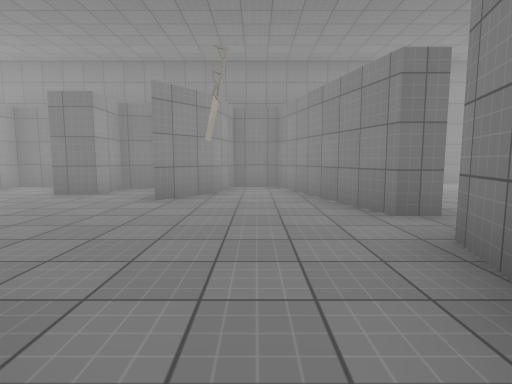
View 1 (above)

12 first-person views from a walk through a Unity game level. The camera is 1.2 m above the floor, tilts 6° down and sees 80° across. The floor is counted in squares, 2 m on a side. Each view is taken from the middle of a square. On the plan, view 1 faces up. The plan holds only what a view shows up to about 9 squares ahead; the rest is blank. The place goes on beyond the plan. The player character is not drawn. Surface patterns are stand-ins for the level's own textures.

View 2
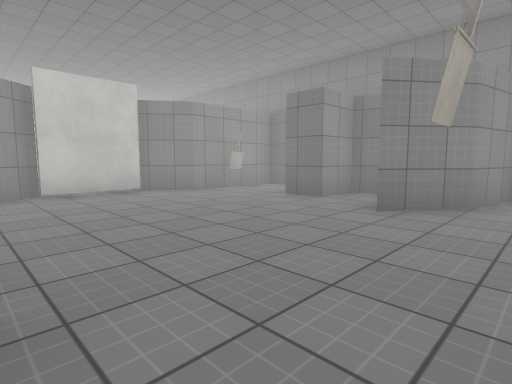

View 3
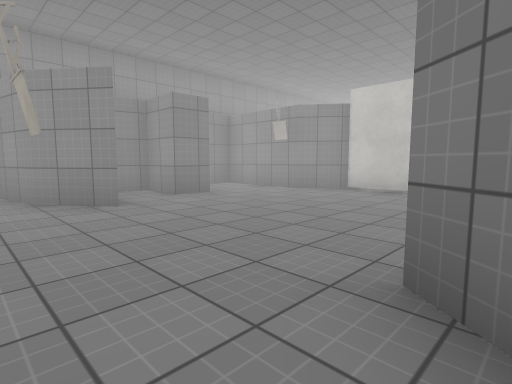

View 4
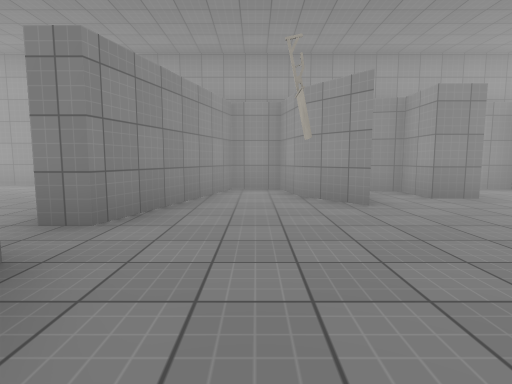

View 5
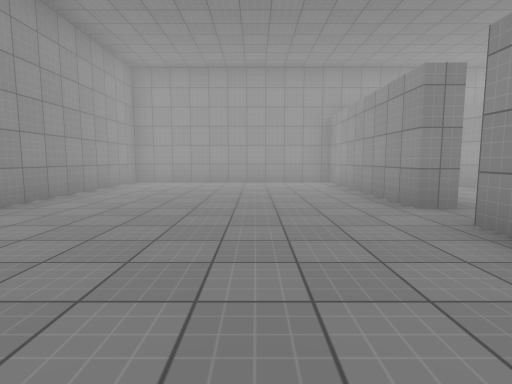

View 6
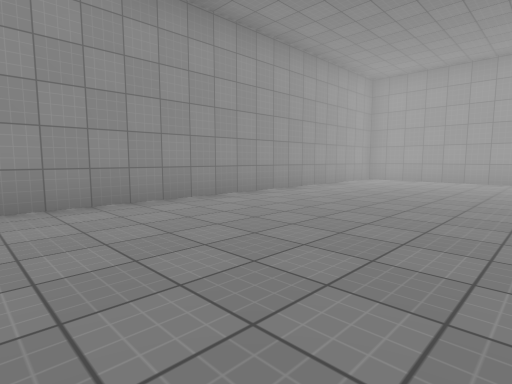

View 7
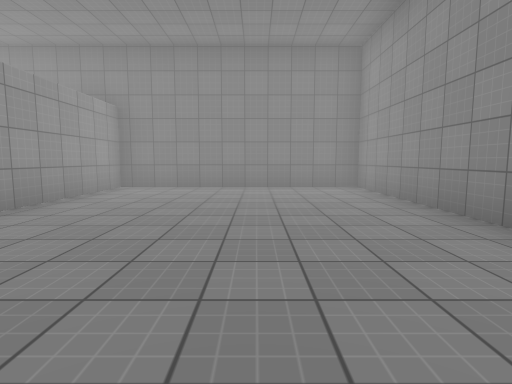

View 8
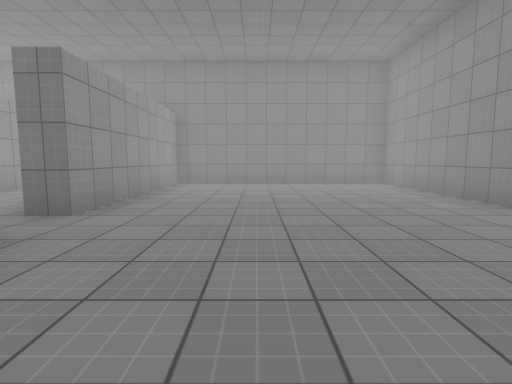

View 9
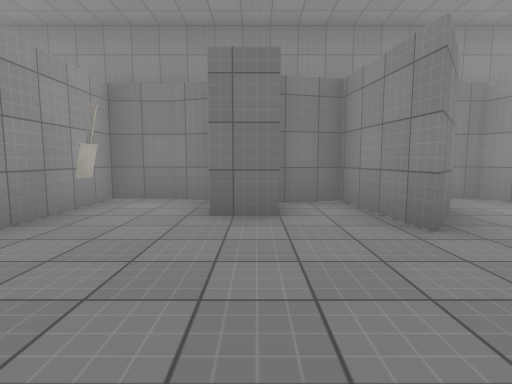

View 10
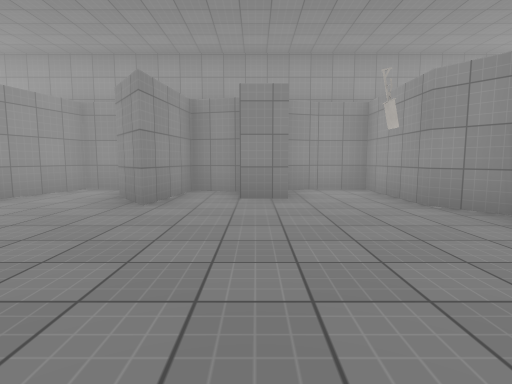

View 11
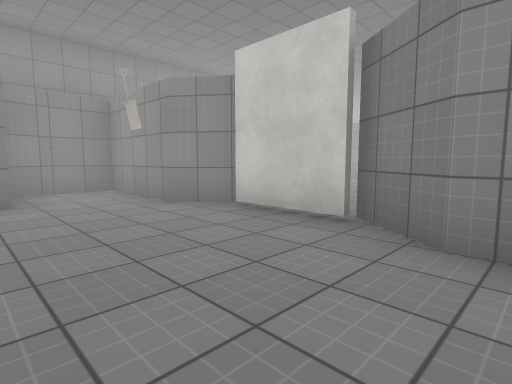

View 12
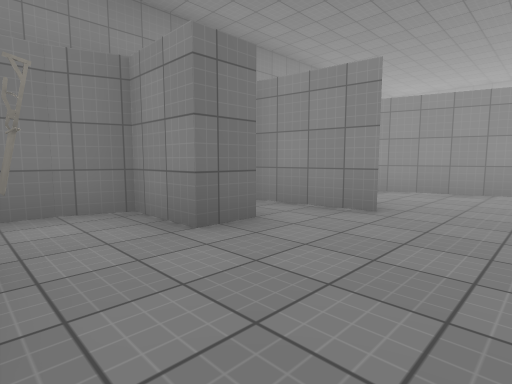

### Floor plan
Points are (right, up) in squares from view 1. A wall is a line through its corners. A room is listed if a view was taken in it or the views show most of it. See-through windows are left out.
Room 1 (views 1, 2, 3, 4, 9, 10, 11, 12)
walls: (-3.6, 0.3) (-2.8, 0.3) (-2.8, -0.7) (-1.8, -1) (-1.5, 1) (-0.8, 0) (-0.5, -1.2) (0.5, -1.2) (1.5, 2.3) (2, 2.3); (-5.3, 4.4) (-6, 3.5); (-5.7, 3.6) (-5.7, 1.9); (2, 3.2) (1.5, 3.2) (0.5, 6.7) (-0.5, 6.7) (-0.7, 5.5) (-1.5, 4.5) (-1.7, 6.5) (-2.8, 6.2) (-2.8, 5.2) (-3.5, 5.2) (-3.5, 6.5) (-4.3, 6.7) (-5.3, 6.7) (-5.3, 5.6); (-6, 2) (-5.3, 1) (-5.3, -1.2) (-4.3, -1.2) (-3.6, -1)
ways out: opening at (2, 3) to room 2
objects: other object (-5, 5)
Room 2 (views 5, 6, 7, 8)
walls: (2, 2.3) (2, -2.3) (7.2, -2.3) (7.2, 7.7) (2, 7.7) (2, 3.2)
ways out: opening at (2, 3) to room 1

Positions as (right, up) in squares from view 1, and headings:
1: (0, 0), facing up
2: (0, 1), facing up-left
3: (0, 5), facing down-left
4: (0, 5), facing down
5: (4, 6), facing down
6: (3, 7), facing down-right
7: (5, 1), facing up
8: (4, 0), facing up
9: (-3, 2), facing up
10: (-3, 5), facing down
11: (-3, 5), facing down-left
12: (-5, 3), facing up-right
